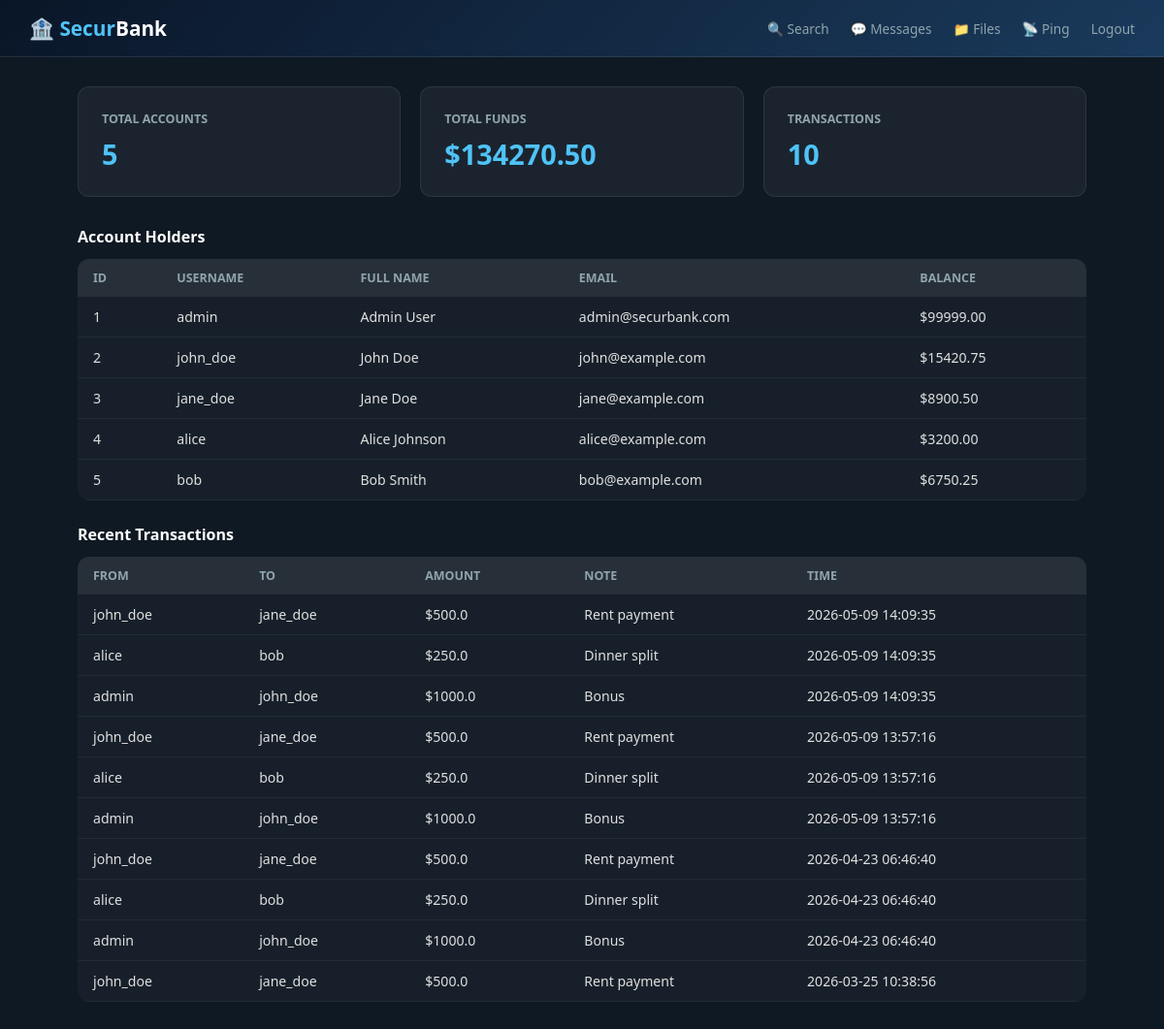
The app's page /dashboard (signed in) with its own data.
### tables this page shows
CREATE TABLE users (
            id        INTEGER PRIMARY KEY AUTOINCREMENT,
            username  TEXT NOT NULL UNIQUE,
            password  TEXT NOT NULL,
            full_name TEXT,
            email     TEXT,
            balance   REAL DEFAULT 0.00
        );

CREATE TABLE transactions (
            id         INTEGER PRIMARY KEY AUTOINCREMENT,
            from_user  TEXT,
            to_user    TEXT,
            amount     REAL,
            note       TEXT,
            created_at DATETIME DEFAULT CURRENT_TIMESTAMP
        );

### routes/bank.py (the view)
@bank_bp.route('/dashboard')
@login_required
def dashboard():
    conn   = get_db()
    users  = conn.execute('SELECT * FROM users').fetchall()
    txns   = conn.execute(
        'SELECT * FROM transactions ORDER BY created_at DESC LIMIT 10'
    ).fetchall()
    conn.close()
    return render_template('dashboard.html', users=users, transactions=txns)

### db/init_db.py (called while the page is built)
def get_db():
    conn = sqlite3.connect(DB_PATH)
    conn.row_factory = sqlite3.Row
    return conn

### routes/bank.py (called while the page is built)
def login_required(f):
    from functools import wraps
    @wraps(f)
    def decorated(*args, **kwargs):
        if 'user' not in session:
            return redirect('/login')
        return f(*args, **kwargs)
    return decorated

### templates/dashboard.html (shortened to what this page needs)
<!DOCTYPE html>
<html lang="en">
<head><meta charset="UTF-8"/><title>SecurBank — Dashboard</title>
</head>
<body>
<nav>
  <h1>🏦 <span>Secur</span>Bank</h1>
  <div>
    <a href="/search">🔍 Search</a>
    <a href="/messages">💬 Messages</a>
    <a href="/files">📁 Files</a>
    <a href="/ping">📡 Ping</a>
    <a href="/logout">Logout</a>
  </div>
</nav>
<div class="main">
  <div class="cards">
    <div class="card"><h3>Total Accounts</h3>
      <div class="val">{{ users|length }}</div></div>
    <div class="card"><h3>Total Funds</h3>
      <div class="val">${{ "%.2f"|format(users|sum(attribute='balance')) }}</div></div>
    <div class="card"><h3>Transactions</h3>
      <div class="val">{{ transactions|length }}</div></div>
  </div>
  <div class="sec">Account Holders</div>
  <table>
    <tr><th>ID</th><th>Username</th><th>Full Name</th><th>Email</th><th>Balance</th></tr>
    {% for u in users %}
    <tr><td>{{u.id}}</td><td>{{u.username}}</td><td>{{u.full_name}}</td>
        <td>{{u.email}}</td><td>${{"%.2f"|format(u.balance)}}</td></tr>
    {% endfor %}
  </table>
  <div class="sec">Recent Transactions</div>
  <table>
    <tr><th>From</th><th>To</th><th>Amount</th><th>Note</th><th>Time</th></tr>
    {% for t in transactions %}
    <tr><td>{{t.from_user}}</td><td>{{t.to_user}}</td><td>${{t.amount}}</td>
        <td>{{t.note}}</td><td>{{t.created_at}}</td></tr>
    {% endfor %}
  </table>
</div>
</body></html>

### templates/dashboard.html (style rules this page uses)
* { margin:0;padding:0;box-sizing:border-box; }
body { font-family:'Segoe UI',sans-serif;background:#0f1923;color:#e0e0e0; }
nav { background:linear-gradient(135deg,#0a1628,#1a3a5c);padding:15px 30px; display:flex;align-items:center;justify-content:space-between; border-bottom:1px solid rgba(255,255,255,0.1); }
nav h1 { color:#fff;font-size:1.3rem; }
nav h1 span { color:#4fc3f7; }
nav a { color:#90a4ae;text-decoration:none;font-size:0.85rem;margin-left:18px; }
.main { padding:30px;max-width:1100px;margin:0 auto; }
.cards { display:grid;grid-template-columns:repeat(3,1fr);gap:20px;margin-bottom:30px; }
.card { background:rgba(255,255,255,0.05);border:1px solid rgba(255,255,255,0.08); border-radius:12px;padding:24px; }
.card h3 { color:#90a4ae;font-size:0.78rem;text-transform:uppercase;margin-bottom:8px; }
.card .val { font-size:1.8rem;font-weight:700;color:#4fc3f7; }
table { width:100%;border-collapse:collapse;background:rgba(255,255,255,0.03); border-radius:12px;overflow:hidden; }
th { background:rgba(255,255,255,0.07);padding:11px 16px;text-align:left; color:#90a4ae;font-size:0.78rem;text-transform:uppercase; }
td { padding:11px 16px;border-bottom:1px solid rgba(255,255,255,0.05);font-size:0.88rem; }
.sec { font-size:1rem;color:#fff;margin:24px 0 12px;font-weight:600; }

### records on screen
users: id "1", username "admin", full_name "Admin User", email "admin@securbank.com", balance "99999.00"
users: id "2", username "john_doe", full_name "John Doe", email "john@example.com", balance "15420.75"
users: id "3", username "jane_doe", full_name "Jane Doe", email "jane@example.com", balance "8900.50"
users: id "4", username "alice", full_name "Alice Johnson", email "alice@example.com", balance "3200.00"
users: id "5", username "bob", full_name "Bob Smith", email "bob@example.com", balance "6750.25"
transactions: from_user "john_doe", to_user "jane_doe", amount "500.0", note "Rent payment", created_at "2026-05-09 14:09:35"
transactions: from_user "alice", to_user "bob", amount "250.0", note "Dinner split", created_at "2026-05-09 14:09:35"
transactions: from_user "admin", to_user "john_doe", amount "1000.0", note "Bonus", created_at "2026-05-09 14:09:35"
transactions: from_user "john_doe", to_user "jane_doe", amount "500.0", note "Rent payment", created_at "2026-05-09 13:57:16"
transactions: from_user "alice", to_user "bob", amount "250.0", note "Dinner split", created_at "2026-05-09 13:57:16"
transactions: from_user "admin", to_user "john_doe", amount "1000.0", note "Bonus", created_at "2026-05-09 13:57:16"
transactions: from_user "john_doe", to_user "jane_doe", amount "500.0", note "Rent payment", created_at "2026-04-23 06:46:40"
transactions: from_user "alice", to_user "bob", amount "250.0", note "Dinner split", created_at "2026-04-23 06:46:40"
transactions: from_user "admin", to_user "john_doe", amount "1000.0", note "Bonus", created_at "2026-04-23 06:46:40"
transactions: from_user "john_doe", to_user "jane_doe", amount "500.0", note "Rent payment", created_at "2026-03-25 10:38:56"

### other values on screen
{{ users|length }} "5"
{{ "%.2f"|format(users|sum(attribute='balance')) }} "134270.50"
{{ transactions|length }} "10"
